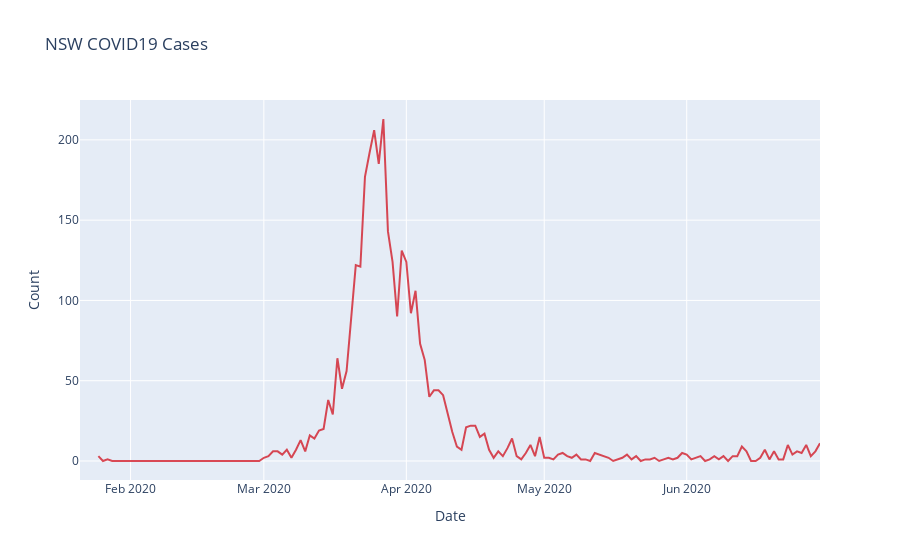

The notebook cell this image was saved under:
### Code cell
plot_dataset(df[df.index <'2020-07-01'], 'count', 'NSW COVID19 Cases')

### Figure 1 — Plotly figure (JSON) as saved in the notebook; plotly's stock layout.template omitted (floating-point values rounded to 4 significant figures; data arrays with more than 128 entries replaced by an {"elided": "..."} marker saying what was removed)
{"data": [{"line": {"color": "rgba(207,0,15, 0.7)"}, "mode": "lines", "name": "count", "text": {"elided": "159 str values"}, "type": "scatter", "x": {"elided": "159 str values"}, "y": {"elided": "159 int values"}}], "layout": {"autosize": true, "title": {"text": "NSW COVID19 Cases"}, "xaxis": {"autorange": true, "range": ["2020-01-21", "2020-06-30"], "ticklen": 5, "title": {"text": "Date"}, "type": "date", "zeroline": false}, "yaxis": {"autorange": true, "range": [-11.83, 224.8], "ticklen": 5, "title": {"text": "Count"}, "type": "linear", "zeroline": false}}}
